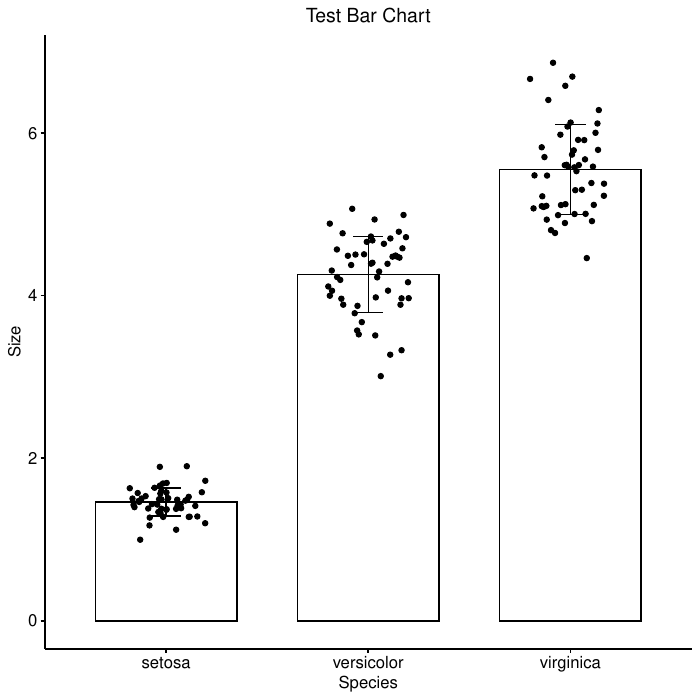

The R source for this figure:
library(ggpubr)
library(ggsci)
library(RColorBrewer)

pdf(file='barchart.pdf')

ggbarplot(
	iris,
	x='Species',
	y='Petal.Length',
	title='Test Bar Chart',
	ylab='Size',
	add=c('mean_sd','jitter'),
	add.params=list(color='black'),
) + theme(plot.title = element_text(hjust = 0.5))

dev.off()
